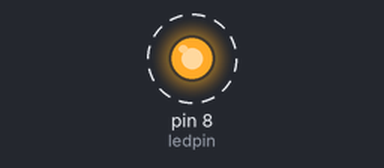
This sketch was run on a simulated Arduino Uno, built with avr-gcc and run on an emulated ATmega328P. Parts: output pins drawn as LEDs (lit = HIGH). Dashed ring = blinking.

Above: at 0.2 s.
Timing chart, 0 to 3.0 s (numbered marks = the images above):
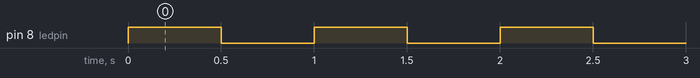

Measured:
- by itself, pin 8 (ledpin): alternates HIGH for 0.50 s and LOW for 0.50 s

The sketch:

blink_led.ino
```cpp
int ledpin=8;
void setup() {
  // put your setup code here, to run once:
  Serial.begin(9600);
  pinMode(ledpin,OUTPUT);

}

void loop() {
 digitalWrite(ledpin,HIGH);
 delay(500);
 digitalWrite(ledpin,LOW);
 delay(500);
}
```
